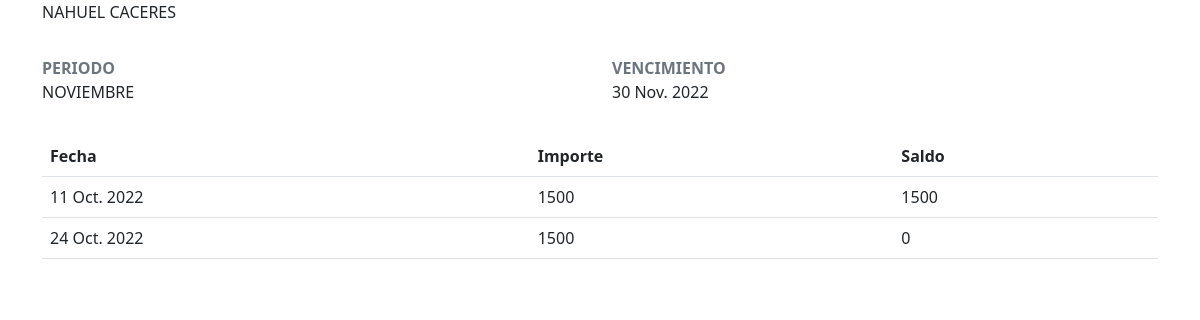
Page /pagos/1/listar-pagos/NOVIEMBRE on the committed database.
### apps/clientes/models.py (models this page shows, shortened)
class Cliente(models.Model):
    nombre = models.CharField(max_length=255)
    direccion = models.CharField(max_length=70)
    telefono = models.CharField(max_length=12)
    fecha_de_alta = models.DateField()
    usuario = models.CharField(max_length=255)
    servicio = models.ForeignKey(Servicio, on_delete=models.CASCADE, null=True)
    plan = ChainedForeignKey(Plan,
        chained_field="servicio",
        chained_model_field="servicio",
        show_all=False,
        auto_choose=True,
        sort=True,
        null=True
    )
    suscripcion = models.BooleanField(default=False)

### apps/periodo/models.py (models this page shows, shortened)
class Periodo(models.Model):
    inicio = models.DateField(null=True)
    fin = models.DateField(null=True)
    nombre = models.CharField(max_length=255)

### apps/pagos/models.py (models this page shows)
class Pagos(models.Model):
    saldo = models.IntegerField(null=True)
    importe = models.IntegerField()
    periodo = models.ForeignKey(Periodo, on_delete=models.CASCADE, null=True)
    cliente = models.ForeignKey(Cliente,on_delete=models.CASCADE, null=True)
    fecha = models.DateField(null=True)

### apps/pagos/views.py (the view)
# urls.py: path('<int:id>/listar-pagos/<str:periodo>', ListarPagos.as_view(), name="listar" )
class ListarPagos(View):
    def get(self,request,id,periodo):
        cliente = Cliente.objects.get(id=id)
        n_periodo = Periodo.objects.get(nombre=periodo)
        pagos = Pagos.objects.filter(cliente=cliente, periodo=n_periodo)
        context = {
            'cliente':cliente,
            'periodo':n_periodo,
            'pagos':pagos
            }
        return render(request, 'pago/listar.html', context)

### templates/pago/listar.html
{% extends 'index.html' %}
{% block content %}
{% load bootstrap3 %}
    <div class="container">
        <div>
            {{cliente.nombre}}
        </div>
        <div class="row" style="margin-top:2rem; margin-bottom:2rem">
            <div class="col">
                <div class="text-secondary"><b>PERIODO</b></div>
                <div>{{periodo.nombre}}</div>
            </div>
            <div class="col">
                <div class="text-secondary"><b>VENCIMIENTO</b></div>
                <div>{{periodo.fin}}</div>
            </div>
        </div>
        <div>
            <table class="table">
                <tr>
                    <th>Fecha</th>
                    <th>Importe</th>
                    <th>Saldo</th>
                </tr>
                {% for i in pagos %}
                    <tr>
                        <td>{{i.fecha}}</td>
                        <td>{{i.importe}}</td>
                        <td>{{i.saldo}}</td>
                    </tr>
                    {% endfor %}
            </table>
        </div>
    </div>
{% endblock %}

### rows in the picture
Cliente: nombre "NAHUEL CACERES"
Periodo: nombre "NOVIEMBRE", fin "30 Nov. 2022"
Pagos: fecha "11 Oct. 2022", importe "1500", saldo "1500"
Pagos: fecha "24 Oct. 2022", importe "1500", saldo "0"
